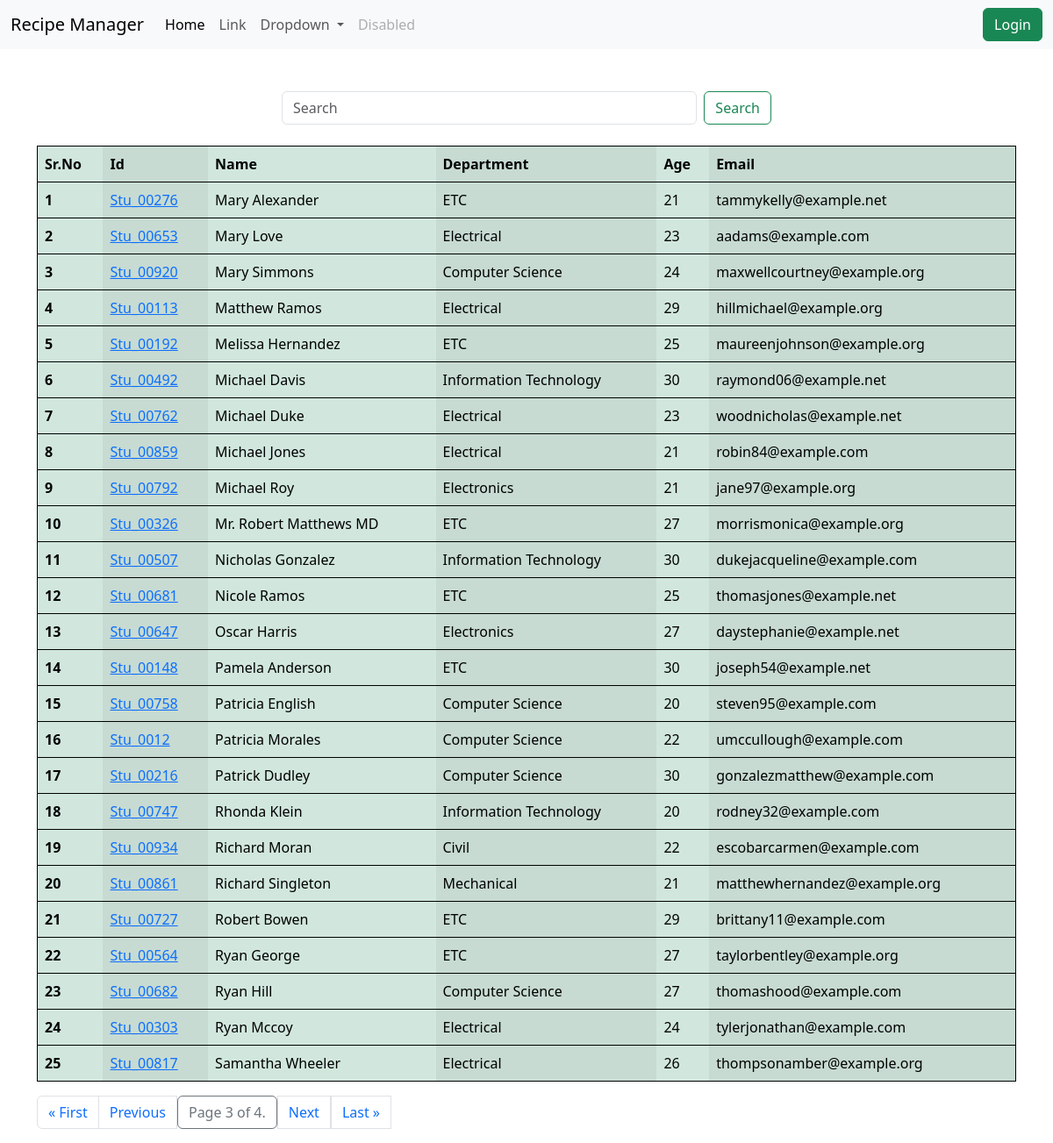
Screenshot of /students/?page=3 with the database file from the repository.
### veggie/models.py (models this page shows, shortened)
class Student(models.Model):
    department = models.ForeignKey(Department, related_name="depart",on_delete=models.CASCADE)
    student_id = models.OneToOneField(StudentID, related_name="studentid",on_delete=models.CASCADE)
    student_name = models.CharField(max_length=100)
    student_email = models.EmailField (unique=True)
    student_age = models.IntegerField(default=18)
    student_address = models.TextField()
    is_deleted = models.BooleanField(default=False)
    objects = StudentsManager()
    admin_objects = models.Manager()
    class Meta:
        ordering = ['student_name']
        verbose_name = "student"

class StudentID(models.Model):
    student_id = models.CharField(max_length=100)
    def __str__(self):
        return self.student_id

class Department(models.Model):
    department = models.CharField(max_length=100)
    class Meta:
        ordering = ['department']

### veggie/views.py (the view, shortened to what this page needs)
# urls.py: path('students/', get_student, name="get_student"),
def get_student(request):
    students = Student.objects.all()
    paginator = Paginator(students, 25)  # Show 25 contacts per page.
    page_number = request.GET.get("page")
    page_obj = paginator.get_page(page_number)
    context = {
        "students" : page_obj,
    }
    return render(request, 'report/students.html', context)

### veggie/models.py (called while the page is built)
    def get_queryset(self):
        return super().get_queryset().filter(is_deleted=False)

### veggie/templates/report/students.html
{% extends 'base.html' %}
{% block body %}
<div class="container mt-5">
    <form class="mx-auto mb-4 col-md-6" role="search" style="display: flex; justify-content: center;">
        <input class="form-control me-2" type="search" name="search" placeholder="Search" aria-label="Search">
        <button class="btn btn-outline-success" type="submit">Search</button>
    </form>
    <table class="table table-success table-striped-columns">
        <thead>
          <tr>
            <th scope="col">Sr.No</th>
            <th scope="col">Id</th>
            <th scope="col">Name</th>
            <th scope="col">Department</th>
            <th scope="col">Age</th>
            <th scope="col">Email</th>
          </tr>
        </thead>
        <tbody>
        {% for student in students %}
          <tr>
            <th scope="row">{{forloop.counter}}</th>
            <td>
              <a href="{% url 'see_marks' student.student_id %}">
              {{student.student_id}}</a></td>
            <td>{{student.student_name}}</td>
            <td>{{student.department.department}}</td>
            <td>{{student.student_age}}</td>
            <td>{{student.student_email}}</td>
          </tr>
        {% endfor %}
        </tbody>
      </table>
      <nav aria-label="Page navigation example">
      <ul class="pagination">
            {% if students.has_previous %}
            <li class="page-item"><a class="page-link" href="?page=1">&laquo; First</a></li>
            <li class="page-item"><a class="page-link" href="?page={{ students.previous_page_number }}">Previous</a></li>
            {% endif %}
            <li class="current page-item btn btn-outline-secondary" disable>
                Page {{ students.number }} of {{ students.paginator.num_pages }}.
            </li>
            {% if students.has_next %}
            <li class="page-item"></li><a class="page-link" href="?page={{ students.next_page_number }}">Next</a></li>
            <li class="page-item"></li><a class="page-link" href="?page={{ students.paginator.num_pages }}">Last &raquo;</a></li>
            {% endif %}
    </ul>
    </nav>
</div>
{% endblock %}

### home/templates/base.html (style rules this page uses)
.table { border: 1px solid black; }

### rows the page displays
Student: student_id "Stu_00276", student_name "Mary Alexander", department.department "ETC", student_age "21", student_email "tammykelly@example.net"
Student: student_id "Stu_00653", student_name "Mary Love", department.department "Electrical", student_age "23", student_email "aadams@example.com"
Student: student_id "Stu_00920", student_name "Mary Simmons", department.department "Computer Science", student_age "24", student_email "maxwellcourtney@example.org"
Student: student_id "Stu_00113", student_name "Matthew Ramos", department.department "Electrical", student_age "29", student_email "hillmichael@example.org"
Student: student_id "Stu_00192", student_name "Melissa Hernandez", department.department "ETC", student_age "25", student_email "maureenjohnson@example.org"
Student: student_id "Stu_00492", student_name "Michael Davis", department.department "Information Technology", student_age "30", student_email "raymond06@example.net"
Student: student_id "Stu_00762", student_name "Michael Duke", department.department "Electrical", student_age "23", student_email "woodnicholas@example.net"
Student: student_id "Stu_00859", student_name "Michael Jones", department.department "Electrical", student_age "21", student_email "robin84@example.com"
Student: student_id "Stu_00792", student_name "Michael Roy", department.department "Electronics", student_age "21", student_email "jane97@example.org"
Student: student_id "Stu_00326", student_name "Mr. Robert Matthews MD", department.department "ETC", student_age "27", student_email "morrismonica@example.org"
Student: student_id "Stu_00507", student_name "Nicholas Gonzalez", department.department "Information Technology", student_age "30", student_email "dukejacqueline@example.com"
Student: student_id "Stu_00681", student_name "Nicole Ramos", department.department "ETC", student_age "25", student_email "thomasjones@example.net"
Student: student_id "Stu_00647", student_name "Oscar Harris", department.department "Electronics", student_age "27", student_email "daystephanie@example.net"
Student: student_id "Stu_00148", student_name "Pamela Anderson", department.department "ETC", student_age "30", student_email "joseph54@example.net"
Student: student_id "Stu_00758", student_name "Patricia English", department.department "Computer Science", student_age "20", student_email "steven95@example.com"
Student: student_id "Stu_0012", student_name "Patricia Morales", department.department "Computer Science", student_age "22", student_email "umccullough@example.com"
Student: student_id "Stu_00216", student_name "Patrick Dudley", department.department "Computer Science", student_age "30", student_email "gonzalezmatthew@example.com"
Student: student_id "Stu_00747", student_name "Rhonda Klein", department.department "Information Technology", student_age "20", student_email "rodney32@example.com"
Student: student_id "Stu_00934", student_name "Richard Moran", department.department "Civil", student_age "22", student_email "escobarcarmen@example.com"
Student: student_id "Stu_00861", student_name "Richard Singleton", department.department "Mechanical", student_age "21", student_email "matthewhernandez@example.org"
Student: student_id "Stu_00727", student_name "Robert Bowen", department.department "ETC", student_age "29", student_email "brittany11@example.com"
Student: student_id "Stu_00564", student_name "Ryan George", department.department "ETC", student_age "27", student_email "taylorbentley@example.org"
Student: student_id "Stu_00682", student_name "Ryan Hill", department.department "Computer Science", student_age "27", student_email "thomashood@example.com"
Student: student_id "Stu_00303", student_name "Ryan Mccoy", department.department "Electrical", student_age "24", student_email "tylerjonathan@example.com"
Student: student_id "Stu_00817", student_name "Samantha Wheeler", department.department "Electrical", student_age "26", student_email "thompsonamber@example.org"

### other values shown
{{ students.number }} "3"
{{ students.paginator.num_pages }} "4"
